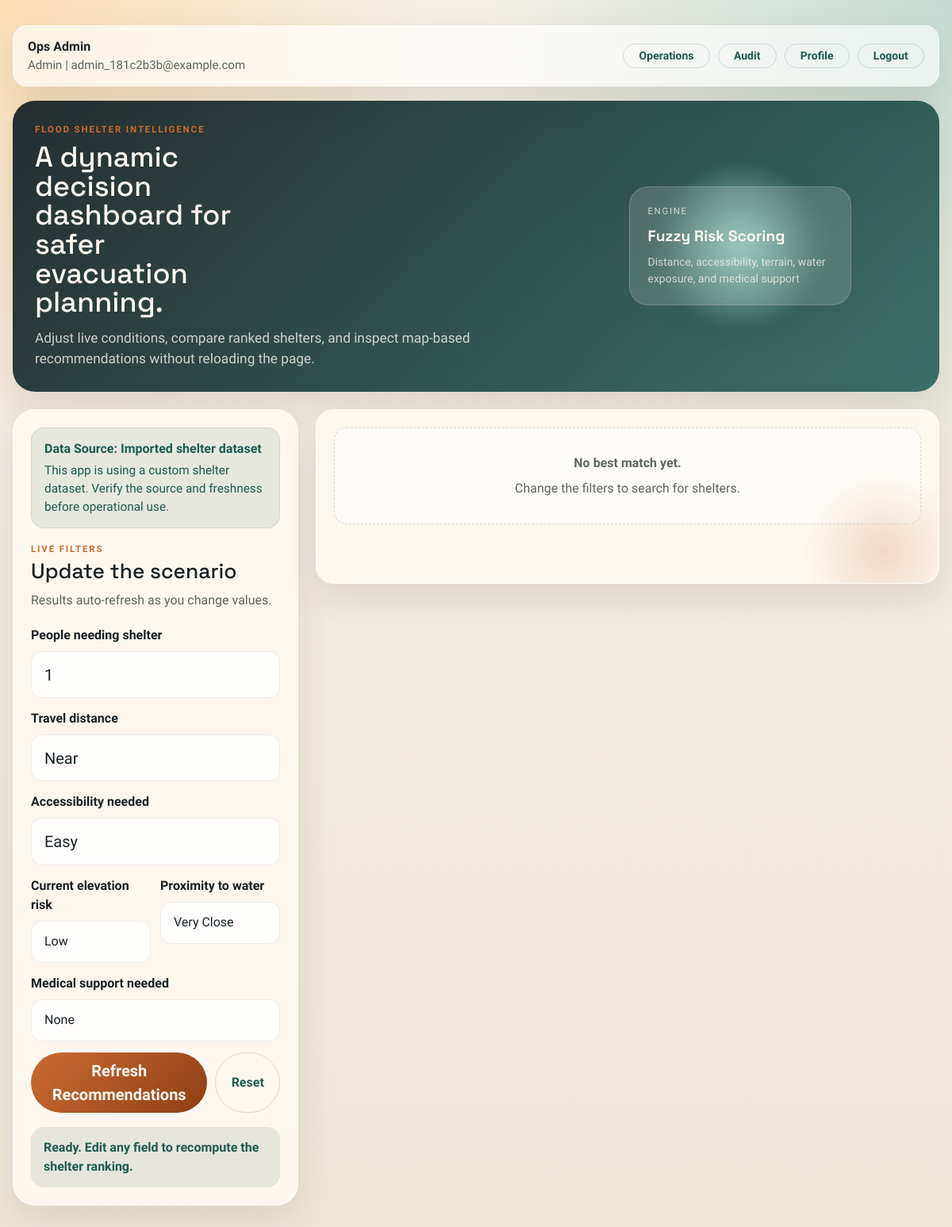
/ (signed in), run on the app's committed database.
### flood_app/models/user.py (models this page shows)
    class User(db.Model):
        __tablename__ = "users"
        id = db.Column(db.Integer, primary_key=True)
        full_name = db.Column(db.String(255), nullable=False)
        email = db.Column(db.String(255), nullable=False, unique=True, index=True)
        password_hash = db.Column(db.String(255), nullable=False)
        role = db.Column(db.String(50), nullable=False, default="citizen", index=True)
        is_active = db.Column(db.Boolean, nullable=False, default=True)
        created_at = db.Column(db.DateTime(timezone=True), nullable=False, default=lambda: datetime.now(timezone.utc))
        updated_at = db.Column(
            db.DateTime(timezone=True),
            nullable=False,
            default=lambda: datetime.now(timezone.utc),
            onupdate=lambda: datetime.now(timezone.utc),
        )
        managed_status_updates = db.relationship("ShelterStatus", back_populates="updated_by_user", lazy="select")
        recommendation_logs = db.relationship("RecommendationLog", back_populates="user", lazy="select")
        created_alerts = db.relationship("Alert", back_populates="created_by_user", lazy="select")
        actor_audit_logs = db.relationship(
            "AuditLog",
            back_populates="actor_user",
            lazy="select",
            foreign_keys="AuditLog.actor_user_id",
        )

### flood_app/routes/web.py (the view)
@web_bp.route("/", methods=["GET"])
def home():
    return render_template(
        "index.html",
        choices=CHOICES,
        data=None,
        dataset_info=_build_service().get_dataset_info(),
        error=None,
    )

### flood_app/routes/web.py (called while the page is built)
def _build_service():
    return build_recommendation_service(current_app.config["DB_PATH"])

### flood_app/services/auth.py (called while the page is built)
def load_current_user():
    if db is None or User is None:
        g.current_user = None
        return
    g.current_user = AuthService().get_current_user()

def register_auth_handlers(app):
    @app.before_request
    def _load_user():
        load_current_user()
    @app.context_processor
    def inject_auth_context():
        return {"current_user": getattr(g, "current_user", None), "user_roles": USER_ROLES}

    def get_current_user(self):
        user_id = session.get("user_id")
        if not user_id:
            return None
        return db.session.get(User, user_id)

### flood_app/services/factory.py (called while the page is built)
def build_recommendation_service(db_path: str | None = None) -> RecommendationService:
    return RecommendationService(db_path or Config.DB_PATH)

### flood_app/services/recommendation.py (called while the page is built)
    def get_dataset_info(self) -> Dict:
        return self.repository.fetch_dataset_info()

### templates/index.html (shortened to what this page needs)
<!doctype html>
<html lang="en">
<head>
  <link href="https://cdn.jsdelivr.net/npm/bootstrap@5.3.3/dist/css/bootstrap.min.css" rel="stylesheet">
  <link rel="stylesheet" href="https://unpkg.com/leaflet@1.9.4/dist/leaflet.css">
  <link rel="stylesheet" href="{{ url_for('static', filename='css/styles.css') }}">
</head>
<body>
  <main class="page-shell">
    <section class="auth-strip">
      {% if current_user %}
      <div class="auth-strip-card">
        <div>
          <strong>{{ current_user.full_name }}</strong>
          <span class="auth-meta">{{ current_user.role|replace('_', ' ')|title }} | {{ current_user.email }}</span>
        </div>
        <div class="auth-actions">
          {% if current_user.role in ['admin', 'shelter_manager', 'response_officer'] %}
          <a class="btn btn-ghost btn-sm" href="{{ url_for('management_web.shelters') }}">Operations</a>
          {% endif %}
          {% if current_user.role in ['admin', 'response_officer'] %}
          <a class="btn btn-ghost btn-sm" href="{{ url_for('management_web.audit_logs') }}">Audit</a>
          {% endif %}
          <a class="btn btn-ghost btn-sm" href="{{ url_for('auth.me') }}">Profile</a>
          <form method="post" action="{{ url_for('auth.logout') }}">
            <button class="btn btn-ghost btn-sm" type="submit">Logout</button>
          </form>
        </div>
      </div>
      {% endif %}
    </section>
    <section class="hero-panel">
      <div class="hero-copy">
        <p class="eyebrow mb-2">Flood Shelter Intelligence</p>
        <h1 class="hero-title">A dynamic decision dashboard for safer evacuation planning.</h1>
        <p class="hero-text mb-0">
          Adjust live conditions, compare ranked shelters, and inspect map-based recommendations without reloading the page.
        </p>
      </div>
      <div class="hero-pulse">
        <div class="pulse-orb"></div>
        <div class="pulse-card">
          <span class="pulse-label">Engine</span>
          <strong>Fuzzy Risk Scoring</strong>
          <small>Distance, accessibility, terrain, water exposure, and medical support</small>
        </div>
      </div>
    </section>
    <section class="workspace-grid">
      <aside class="control-panel">
        <div class="dataset-banner{% if dataset_info and dataset_info.is_demo %} is-demo{% else %} is-live{% endif %}">
          <p class="dataset-title mb-1">
            Data Source: {{ dataset_info.dataset_name if dataset_info else 'Unknown dataset' }}
          </p>
          <p class="dataset-text mb-0">
            {% if dataset_info and dataset_info.is_demo %}
            This app is currently using demo shelter records for portfolio/testing purposes, not verified official shelters.
            {% else %}
            This app is using a custom shelter dataset. Verify the source and freshness before operational use.
            {% endif %}
          </p>
        </div>
        <div class="panel-head">
          <p class="eyebrow mb-1">Live Filters</p>
          <h2 class="panel-title">Update the scenario</h2>
          <p class="panel-text mb-0">Results auto-refresh as you change values.</p>
        </div>
        <form id="recommendForm" method="post" action="{{ url_for('web.recommend') }}" class="control-form">
          <div class="field-block">
            <label class="form-label" for="num_people">People needing shelter</label>
            <input id="num_people" type="number" min="1" name="num_people" class="form-control form-control-lg" value="{{ data.filters.num_people if data else 1 }}" required>
          </div>
          <div class="field-block">
            <label class="form-label" for="distance_level">Travel distance</label>
            <select id="distance_level" name="distance_level" class="form-select form-select-lg">
              {% for option in choices.distance_level %}
              <option value="{{ option }}" {% if data and data.filters.distance_level == option %}selected{% endif %}>{{ option|title }}</option>
              {% endfor %}
            </select>
          </div>
          <div class="field-block">
            <label class="form-label" for="accessibility_required">Accessibility needed</label>
            <select id="accessibility_required" name="accessibility_required" class="form-select form-select-lg">
              {% for option in choices.accessibility_required %}
              <option value="{{ option }}" {% if data and data.filters.accessibility_required == option %}selected{% endif %}>{{ option|title }}</option>
              {% endfor %}
            </select>
          </div>
          <div class="field-grid">
            <div class="field-block">
              <label class="form-label" for="elevation_input">Current elevation risk</label>
              <select id="elevation_input" name="elevation_input" class="form-select">
                {% for option in choices.elevation_input %}
                <option value="{{ option }}" {% if data and data.filters.elevation_input == option %}selected{% endif %}>{{ option|title }}</option>
                {% endfor %}
              </select>
            </div>
            <div class="field-block">
              <label class="form-label" for="proximity_input">Proximity to water</label>
              <select id="proximity_input" name="proximity_input" class="form-select">
                {% for option in choices.proximity_input %}
                <option value="{{ option }}" {% if data and data.filters.proximity_input == option %}selected{% endif %}>{{ option|title }}</option>
                {% endfor %}
              </select>
            </div>
          </div>
          <div class="field-block">
            <label class="form-label" for="medical_input">Medical support needed</label>
            <select id="medical_input" name="medical_input" class="form-select">
              {% for option in choices.medical_input %}
              <option value="{{ option }}" {% if data and data.filters.medical_input == option %}selected{% endif %}>{{ option|title }}</option>
              {% endfor %}
            </select>
          </div>
          <div class="action-row">
            <button id="submitButton" class="btn btn-signal btn-lg" type="submit">Refresh Recommendations</button>
            <button id="resetButton" class="btn btn-ghost" type="button">Reset</button>
          </div>
        </form>
        <div id="statusBanner" class="status-banner{% if error %} is-error{% endif %}">
          {{ error if error else 'Ready. Edit any field to recompute the shelter ranking.' }}
        </div>
      </aside>
      <section id="dashboardPanel" class="dashboard-panel{% if data %} has-data{% else %} is-empty{% endif %}">
        <div class="dashboard-grid">
          <article id="bestMatchCard" class="best-match-card"></article>
        </div>
      </section>
    </section>
  </main>
</body>
</html>

### data on the page
User: full_name "Ops Admin", role "Admin", email "admin_181c2b3b@example.com"

### other printed values
{{ dataset_info.dataset_name if dataset_info else 'Unknown dataset' }} "Imported shelter dataset"
form field distance_level "Near"
form field accessibility_required "Easy"
form field elevation_input "Low"
form field proximity_input "Very Close"
form field medical_input "None"
